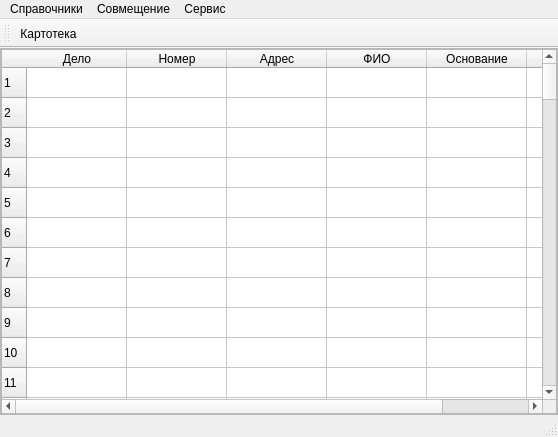
<?xml version="1.0" encoding="UTF-8"?>
<ui version="4.0">
 <class>MainWindow</class>
 <widget class="QMainWindow" name="MainWindow">
  <property name="geometry">
   <rect>
    <x>0</x>
    <y>0</y>
    <width>558</width>
    <height>437</height>
   </rect>
  </property>
  <property name="windowTitle">
   <string>Приватизация</string>
  </property>
  <widget class="QWidget" name="centralWidget">
   <property name="sizePolicy">
    <sizepolicy hsizetype="Preferred" vsizetype="Preferred">
     <horstretch>0</horstretch>
     <verstretch>0</verstretch>
    </sizepolicy>
   </property>
   <layout class="QGridLayout" name="gridLayout">
    <property name="leftMargin">
     <number>0</number>
    </property>
    <property name="topMargin">
     <number>0</number>
    </property>
    <property name="rightMargin">
     <number>0</number>
    </property>
    <property name="bottomMargin">
     <number>0</number>
    </property>
    <property name="horizontalSpacing">
     <number>0</number>
    </property>
    <property name="verticalSpacing">
     <number>4</number>
    </property>
    <item row="0" column="0">
     <widget class="QScrollArea" name="scrollArea">
      <property name="widgetResizable">
       <bool>true</bool>
      </property>
      <widget class="QWidget" name="scrollAreaWidgetContents">
       <property name="geometry">
        <rect>
         <x>0</x>
         <y>0</y>
         <width>556</width>
         <height>357</height>
        </rect>
       </property>
       <layout class="QGridLayout" name="gridLayout_2">
        <property name="leftMargin">
         <number>0</number>
        </property>
        <property name="topMargin">
         <number>0</number>
        </property>
        <property name="rightMargin">
         <number>0</number>
        </property>
        <property name="bottomMargin">
         <number>0</number>
        </property>
        <property name="spacing">
         <number>0</number>
        </property>
        <item row="0" column="0">
         <widget class="QTableWidget" name="tableWidget">
          <property name="sizePolicy">
           <sizepolicy hsizetype="Expanding" vsizetype="Expanding">
            <horstretch>0</horstretch>
            <verstretch>0</verstretch>
           </sizepolicy>
          </property>
          <property name="editTriggers">
           <set>QAbstractItemView::NoEditTriggers</set>
          </property>
          <property name="sortingEnabled">
           <bool>true</bool>
          </property>
          <property name="rowCount">
           <number>100</number>
          </property>
          <property name="columnCount">
           <number>6</number>
          </property>
          <row/>
          <row/>
          <row/>
          <row/>
          <row/>
          <row/>
          <row/>
          <row/>
          <row/>
          <row/>
          <row/>
          <row/>
          <row/>
          <row/>
          <row/>
          <row/>
          <row/>
          <row/>
          <row/>
          <row/>
          <row/>
          <row/>
          <row/>
          <row/>
          <row/>
          <row/>
          <row/>
          <row/>
          <row/>
          <row/>
          <row/>
          <row/>
          <row/>
          <row/>
          <row/>
          <row/>
          <row/>
          <row/>
          <row/>
          <row/>
          <row/>
          <row/>
          <row/>
          <row/>
          <row/>
          <row/>
          <row/>
          <row/>
          <row/>
          <row/>
          <row/>
          <row/>
          <row/>
          <row/>
          <row/>
          <row/>
          <row/>
          <row/>
          <row/>
          <row/>
          <row/>
          <row/>
          <row/>
          <row/>
          <row/>
          <row/>
          <row/>
          <row/>
          <row/>
          <row/>
          <row/>
          <row/>
          <row/>
          <row/>
          <row/>
          <row/>
          <row/>
          <row/>
          <row/>
          <row/>
          <row/>
          <row/>
          <row/>
          <row/>
          <row/>
          <row/>
          <row/>
          <row/>
          <row/>
          <row/>
          <row/>
          <row/>
          <row/>
          <row/>
          <row/>
          <row/>
          <row/>
          <row/>
          <row/>
          <row/>
          <column>
           <property name="text">
            <string>Дело</string>
           </property>
          </column>
          <column>
           <property name="text">
            <string>Номер</string>
           </property>
          </column>
          <column>
           <property name="text">
            <string>Адрес</string>
           </property>
          </column>
          <column>
           <property name="text">
            <string>ФИО</string>
           </property>
          </column>
          <column>
           <property name="text">
            <string>Основание</string>
           </property>
          </column>
          <column>
           <property name="text">
            <string>Регистрация</string>
           </property>
          </column>
         </widget>
        </item>
       </layout>
      </widget>
     </widget>
    </item>
   </layout>
  </widget>
  <widget class="QMenuBar" name="menuBar">
   <property name="geometry">
    <rect>
     <x>0</x>
     <y>0</y>
     <width>558</width>
     <height>27</height>
    </rect>
   </property>
   <widget class="QMenu" name="menu_tables">
    <property name="title">
     <string>Справочники</string>
    </property>
    <addaction name="action_cards_2"/>
    <addaction name="action_adress"/>
    <addaction name="action_book"/>
    <addaction name="action_city"/>
   </widget>
   <widget class="QMenu" name="menu_combine">
    <property name="title">
     <string>Совмещение</string>
    </property>
    <addaction name="action_export"/>
    <addaction name="action_import"/>
   </widget>
   <widget class="QMenu" name="menu_service">
    <property name="title">
     <string>Сервис</string>
    </property>
    <addaction name="action_fix"/>
    <addaction name="action11"/>
    <addaction name="action_save"/>
    <addaction name="action_missing"/>
    <addaction name="action_autosave"/>
   </widget>
   <addaction name="menu_tables"/>
   <addaction name="menu_combine"/>
   <addaction name="menu_service"/>
  </widget>
  <widget class="QToolBar" name="mainToolBar">
   <attribute name="toolBarArea">
    <enum>TopToolBarArea</enum>
   </attribute>
   <attribute name="toolBarBreak">
    <bool>false</bool>
   </attribute>
   <addaction name="action_cards"/>
  </widget>
  <widget class="QStatusBar" name="statusBar"/>
  <action name="action_adress">
   <property name="text">
    <string>Адреса</string>
   </property>
  </action>
  <action name="action_book">
   <property name="text">
    <string>Дела</string>
   </property>
  </action>
  <action name="action_city">
   <property name="text">
    <string>Населенные пункты</string>
   </property>
  </action>
  <action name="action_export">
   <property name="text">
    <string>Экспорт</string>
   </property>
  </action>
  <action name="action_import">
   <property name="text">
    <string>Импорт</string>
   </property>
  </action>
  <action name="action_fix">
   <property name="text">
    <string>Исправить</string>
   </property>
  </action>
  <action name="action11">
   <property name="text">
    <string>11</string>
   </property>
  </action>
  <action name="action_save">
   <property name="text">
    <string>Сохранить</string>
   </property>
  </action>
  <action name="action_missing">
   <property name="text">
    <string>Найти пропущенные</string>
   </property>
  </action>
  <action name="action_autosave">
   <property name="checkable">
    <bool>true</bool>
   </property>
   <property name="text">
    <string>Автосохранение</string>
   </property>
  </action>
  <action name="action_cards">
   <property name="text">
    <string>Картотека</string>
   </property>
  </action>
  <action name="action_cards_2">
   <property name="text">
    <string>Картотека</string>
   </property>
  </action>
 </widget>
 <layoutdefault spacing="6" margin="11"/>
 <resources/>
 <connections>
  <connection>
   <sender>action_export</sender>
   <signal>triggered()</signal>
   <receiver>MainWindow</receiver>
   <slot>showMessage()</slot>
   <hints>
    <hint type="sourcelabel">
     <x>-1</x>
     <y>-1</y>
    </hint>
    <hint type="destinationlabel">
     <x>255</x>
     <y>161</y>
    </hint>
   </hints>
  </connection>
  <connection>
   <sender>action_cards</sender>
   <signal>triggered()</signal>
   <receiver>MainWindow</receiver>
   <slot>showCards()</slot>
   <hints>
    <hint type="sourcelabel">
     <x>-1</x>
     <y>-1</y>
    </hint>
    <hint type="destinationlabel">
     <x>255</x>
     <y>161</y>
    </hint>
   </hints>
  </connection>
  <connection>
   <sender>action_cards_2</sender>
   <signal>triggered()</signal>
   <receiver>MainWindow</receiver>
   <slot>showCards()</slot>
   <hints>
    <hint type="sourcelabel">
     <x>-1</x>
     <y>-1</y>
    </hint>
    <hint type="destinationlabel">
     <x>278</x>
     <y>218</y>
    </hint>
   </hints>
  </connection>
  <connection>
   <sender>tableWidget</sender>
   <signal>cellDoubleClicked(int,int)</signal>
   <receiver>MainWindow</receiver>
   <slot>showCards()</slot>
   <hints>
    <hint type="sourcelabel">
     <x>133</x>
     <y>195</y>
    </hint>
    <hint type="destinationlabel">
     <x>576</x>
     <y>422</y>
    </hint>
   </hints>
  </connection>
 </connections>
 <slots>
  <slot>showMessage()</slot>
  <slot>showCards()</slot>
 </slots>
</ui>
